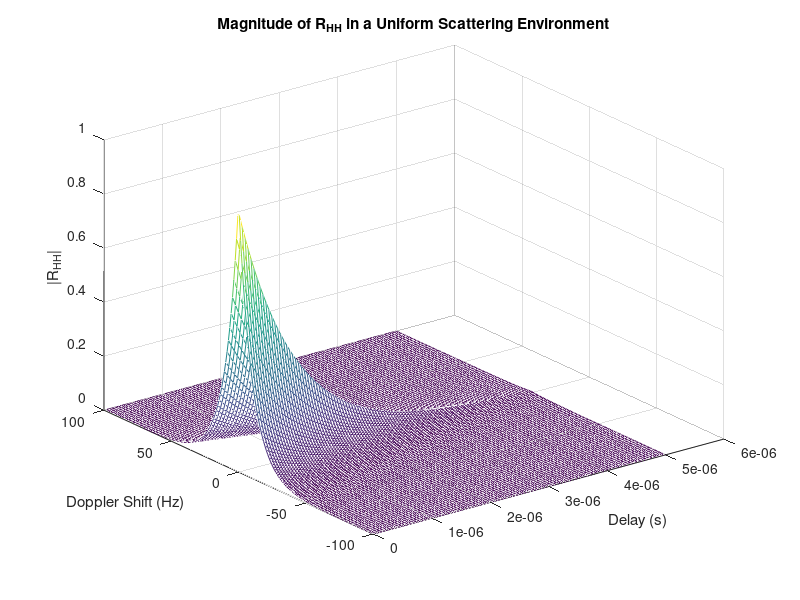

Recreate this plot in MATLAB. (Note: this script raises an error after producing the figure.)
% 参数定义
tau_max = 5e-6;  % 最大延时5微秒
fD_max = 100;    % 最大多普勒频移100Hz
sigma2 = 1;      % 假设单位功率
tau_corr = 1e-6; % 延迟相关性时间
nu_corr = 10;    % 多普勒相关性时间

% 离散化
tau = linspace(0, tau_max, 100);
nu = linspace(-fD_max, fD_max, 200);
[Tau, Nu] = meshgrid(tau, nu);

% 计算RHH
RHH_2 = sigma2 * exp(-2*pi*1i*Nu.*Tau) .* exp(-abs(Tau)/tau_corr - abs(Nu)/nu_corr);

% 可视化
figure;
mesh(Tau, Nu, abs(RHH_2));
xlabel('Delay (s)');
ylabel('Doppler Shift (Hz)');
zlabel('|R_{HH}|');
title('Magnitude of R_{HH} in a Uniform Scattering Environment');

figure;
mesh(abs(RHH));